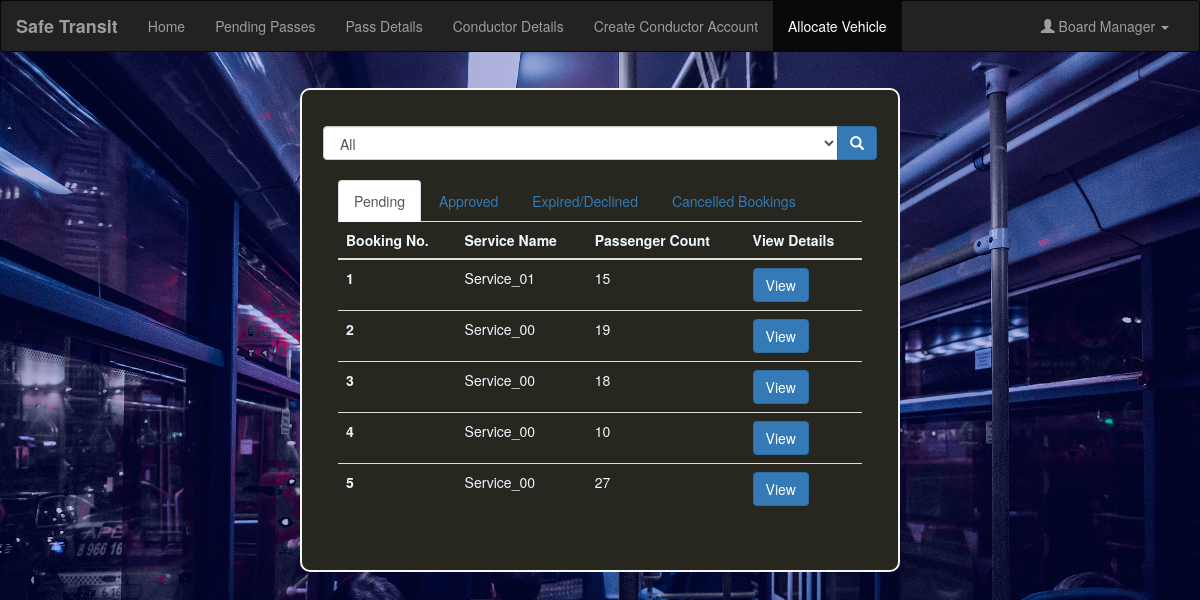
The app's page /board_manager_allocate_vehicle.php (signed in) with its own data.
### tables this page shows
CREATE TABLE `booking` (
  `booking_no` int(11) NOT NULL,
  `service_no` int(11) DEFAULT NULL,
  `reason` varchar(255) NOT NULL,
  `start_date` date DEFAULT NULL,
  `end_date` date DEFAULT NULL,
  `start_time` time NOT NULL,
  `end_time` time NOT NULL,
  `pickup_district` int(11) DEFAULT NULL,
  `pickup_location` varchar(127) NOT NULL,
  `destination_district` int(11) DEFAULT NULL,
  `destination_location` varchar(127) NOT NULL,
  `passenger_count` int(127) NOT NULL DEFAULT '0',
  `state` tinyint(7) NOT NULL DEFAULT '0',
  `booked_conductor_no` int(11) DEFAULT NULL,
  `flag` tinyint(2) NOT NULL DEFAULT '0'
);

CREATE TABLE `service` (
  `service_no` int(11) NOT NULL,
  `id` varchar(63) DEFAULT NULL,
  `name` varchar(255) DEFAULT NULL,
  `state` tinyint(3) DEFAULT NULL,
  `file_no` int(11) DEFAULT NULL
);

### includes/autoloader.inc.php (called while the page is built, shortened)
<?php
  function autoloader($className)
  {
    $path=$_SERVER['DOCUMENT_ROOT']."/OOSD-with-MVC/class";
    $extension = ".class.php";
    $fullPath = $path."/".strtolower($className).$extension;
  }
 ?>

### class/pass_tracker.class.php (called while the page is built, shortened)
<?php
require_once $_SERVER['DOCUMENT_ROOT'] . "/OOSD-with-MVC/includes/autoloader.inc.php";
class Pass_Tracker extends Tracker implements Observer
{
    private static  $instance = null;
    public static function getInstance()
    {
        if (self::$instance == null) {
            self::$instance = new Pass_Tracker();
        }
        return self::$instance;
    }
}

### class/booking_tracker.class.php (called while the page is built, shortened)
<?php
require_once $_SERVER['DOCUMENT_ROOT']."/OOSD-with-MVC/includes/autoloader.inc.php";
class Booking_Tracker extends Tracker implements Observer
{
    private static $instance = null;
    public static function getInstance()
    {
        if (self::$instance == null) {
            self::$instance = new Booking_Tracker();
        }
        return self::$instance;
    }
    public function getBooking($booking_no){
        $booking = new Booking();
        $details = Booking_Controller::getInstance()->getBookingDetails($booking_no);
        $booking->setValues($booking_no, $details["service_no"], $details["reason"], $details["start_date"],
            $details["end_date"], $details["start_time"], $details["end_time"], $details["pickup_district"],
            $details["pickup_location"], $details["destination_district"], $details["destination_location"],
            $details["passenger_count"], $details["state"],  $details["booked_conductor_no"], $details['flag']);
        return $booking;
    }
    public function getBookingsForDistrict($district_no){
        $bookings_arr = array();
        $bookings = Booking_Controller::getInstance()->getBookingsForDistrict($district_no);
        foreach ($bookings as $booking){
            array_push($bookings_arr, $this->getBooking($booking['booking_no']));
        }
        return $bookings_arr;
    }
}

### class/essentialServiceTracker.class.php (called while the page is built, shortened)
<?php
require_once $_SERVER['DOCUMENT_ROOT']."/OOSD-with-MVC/includes/autoloader.inc.php";
class EssentialServiceTracker extends Tracker{
    private static  $instance = null;
    public static function getInstance(){
        if (self::$instance == null) {
            self::$instance = new EssentialServiceTracker();
        }
        return self::$instance;
    }
    public function getServiceName($service_no){
        $y = Service_Model::getInstance()->getServiceName_FromModel($service_no);
        return $y['name'];
    }
}

### class/conductor_tracker.class.php (called while the page is built, shortened)
<?php
require_once $_SERVER['DOCUMENT_ROOT']."/OOSD-with-MVC/includes/autoloader.inc.php";
class Conductor_Tracker extends Tracker{
    private static  $instance = null;
    public static function getInstance(){
        if (self::$instance == null) {
            self::$instance = new Conductor_Tracker();
        }
        return self::$instance;
    }
}
?>

### class/passenger_tracker.class.php (called while the page is built, shortened)
<?php
require_once $_SERVER['DOCUMENT_ROOT'] . "/OOSD-with-MVC/includes/autoloader.inc.php";
class Passenger_Tracker extends Tracker
{
    private static  $instance = null;
    public static function getInstance()
    {
        if (self::$instance == null) {
            self::$instance = new Passenger_Tracker();
        }
        return self::$instance;
    }
}

### class/board_manager_view.class.php (called while the page is built, shortened)
<?php
require_once $_SERVER['DOCUMENT_ROOT'] . "/OOSD-with-MVC/includes/autoloader.inc.php";
class Board_Manager_View extends Board_Manager_Model
{
    private $board_manager;
    private $board_manager_controller;
    public function __construct()
    {
        $this->board_manager = new Board_Manager($_SESSION['user_Id']);
        $this->board_manager_controller = new Board_Manager_Controller();
    }
    public function getBookingsDetails($district_no)
    {
        $details = array(
            "name" => $this->board_manager->getName(),
            "bookingsArray" => Booking_Tracker::getInstance()->getBookingsForDistrict($district_no),
            "districts" => $this->board_manager_controller->getDistrictArray()
        );
        return $details;
    }
}

### class/board_manager.class.php (called while the page is built, shortened)
<?php
require_once $_SERVER['DOCUMENT_ROOT']."/OOSD-with-MVC/includes/autoloader.inc.php";
class Board_Manager extends Transport_Board_User {
    private $name;
    public function __construct($uid)
    {
        $this->name = "Board Manager";
    }
    public function getName()
    {
        return $this->name;
    }
}

### class/booking_controller.class.php (called while the page is built, shortened)
<?php
require_once $_SERVER['DOCUMENT_ROOT']."/OOSD-with-MVC/includes/autoloader.inc.php";
class Booking_Controller extends Booking_Model{
    private static  $instance;
    public static function getInstance(){
        if (self::$instance == null) {
            self::$instance = new Booking_Controller();
        }
        return self::$instance;
    }
    public function getBookingDetails($booking_no){
        return $this->getBookingDetailsFromModel($booking_no);
    }
    public function getBookingsForDistrict($district_no){
        if($district_no==0){
            return $this->getBookingsArrayFromModel();
        }else{
            return $this->getBookingsArrayForPickupFromModel($district_no);
        }
    }
}

### class/dbh.class.php (called while the page is built)
<?php
class Dbh{
    private $host = "localhost";
    private $user = "root";
    private $pwd = "root";
    private $dbName = "safe_transit";
    protected function connect(){
        $dsn = "mysql:host=" . $this->host . ";dbname=" . $this->dbName;
        $pdo = new PDO($dsn, $this->user, $this->pwd);
        $pdo->setAttribute(PDO::ATTR_DEFAULT_FETCH_MODE, PDO::FETCH_ASSOC);
        return $pdo;
    }
}

### class/booking_model.class.php (called while the page is built, shortened)
<?php
require_once "dbh.class.php";
class Booking_Model extends Dbh
{
    protected function getBookingDetailsFromModel($booking_no)
    {
        $sql = "SELECT * FROM booking WHERE booking_no = $booking_no";
        $stmt = $this->connect()->query($sql);
        $record = $stmt->fetch();
        return $record;
    }
    protected function getBookingsArrayFromModel(){
        $stmt = $this->connect()->prepare("SELECT * FROM Booking");
        $stmt->execute();
        $booking_array = $stmt->fetchAll(PDO::FETCH_ASSOC);
        return $booking_array;
    }
}
?>

### class/board_manager_model.class.php (called while the page is built, shortened)
<?php
require_once $_SERVER['DOCUMENT_ROOT']."/OOSD-with-MVC/class/dbh.class.php";
class Board_Manager_Model extends Dbh
{
    public function getDistrictArray(){
        $query = "SELECT * FROM district";
        $stmt = $this->connect()->prepare($query);
        $stmt->execute();
        $district_list = $stmt->fetchAll(PDO::FETCH_ASSOC);
        return $district_list;
    }
}

### class/booking.class.php (called while the page is built, shortened)
<?php
require_once $_SERVER['DOCUMENT_ROOT']."/OOSD-with-MVC/includes/autoloader.inc.php";
class Booking{
    private $booking_no;
    private $service_no;
    private $passenger_count;
    public function setValues($booking_no, $service_no, $reason, $start_date, $end_date, $start_time, $end_time,
                              $pickup_district, $pickup_location, $destination_district, $destination_location,
                              $passenger_count, $state, $booked_conductor_no, $flag){
        $this->booking_no = $booking_no;
        $this->service_no = $service_no;
        $this->passenger_count = $passenger_count;
    }
    public function getBookingNo()
    {
        return $this->booking_no;
    }
    public function getServiceNo()
    {
        return $this->service_no;
    }
    public function getPassengerCount()
    {
        return $this->passenger_count;
    }
}

### class/service_model.class.php (called while the page is built, shortened)
<?php
require_once "dbh.class.php";
class Service_Model extends Dbh
{
    private static  $instance;
    public static function getInstance(){
        if (self::$instance == null) {
            self::$instance = new Service_Model();
        }
        return self::$instance;
    }
    public function getServiceName_FromModel($service_no)
    {
        $stmt = $this->connect()->query("SELECT name FROM service WHERE service_no = $service_no");
        $serviceName = $stmt->fetch();
        return $serviceName;
    }
}

### board_manager_allocate_vehicle.php (the view, shortened to what this page needs)
<?php
require_once $_SERVER['DOCUMENT_ROOT'] . "/OOSD-with-MVC/includes/autoloader.inc.php";
$board_manager_view = new Board_Manager_View();
if (isset($_GET['district_no'])) {
    $details = $board_manager_view->getBookingsDetails($_GET['district_no']);
} else {
    $details = $board_manager_view->getBookingsDetails(null);
}
$bookings = $details['bookingsArray'];
$pending_bookings = array();
$approved_bookings = array();
$declined_bookings = array();
$cancelled_bookings = array();
foreach ($bookings as $booking) {
    if ($booking->getState() == 0) {
        array_push($pending_bookings, $booking);
    } elseif ($booking->getState() == 1) {
        if ($booking->getflag() == 0) {
            array_push($approved_bookings, $booking);
        } else {
            array_push($cancelled_bookings, $booking);
        }
    } else {
        array_push($declined_bookings, $booking);
    }
}
?>
<!DOCTYPE html>
<html lang="en">
<head>
    <link rel="stylesheet" href="https://maxcdn.bootstrapcdn.com/bootstrap/3.3.7/css/bootstrap.min.css">
    <link rel="stylesheet" href="css/board_manager_allocate_vehicle.css">
</head>
<body>
    <div class="navbar navbar-inverse">
        <div class="container-fluid">
            <div class="row">
                <div class="col-lg-12">
                    <div class="navbar-header">
                        <strong class="navbar-brand">Safe Transit</strong>
                    </div>
                    <div class="navbar-collapse collapse" id="mobile_menu">
                        <ul class="nav navbar-nav">
                            <li><a href="board_manager_home.php">Home</a></li>
                            <li><a href="board_manager_pending_passes.php">Pending Passes</a></li>
                            <li><a href="board_manager_pass_details.php">Pass Details</a></li>
                            <li><a href="board_manager_conductor_details.php?show=none">Conductor Details</a></li>
                            <li><a href="board_manager_create_conductor.php">Create Conductor Account</a></li>
                            <li class="active"><a href="board_manager_allocate_vehicle.php">Allocate Vehicle</a></li>
                        </ul>
                        <ul class="nav navbar-nav navbar-right">
                            <li><a href="#" class="dropdown-toggle" data-toggle="dropdown"><span class="glyphicon glyphicon-user"></span> <?= $details['name']  ?> <span class="caret"></span></a>
                            </li>
                        </ul>
                    </div>
                </div>
            </div>
        </div>
    </div>
    <div class="container">
        <form action="board_manager_allocate_vehicle.php" method="GET">
            <div class="row">
                <div class="input-group">
                    <select name="district_no" id="district" class="form-control">
                        <option value="0">All</option>
                    </select>
                    <div class="input-group-btn">
                        <button class="btn btn-primary" type="submit">
                            <span class="glyphicon glyphicon-search"></span>
                        </button>
                    </div>
                </div>
            </div>
        </form>
        <br>
        <ul class="nav nav-tabs">
            <li class="active"><a href="#pending" data-toggle="tab">Pending</a></li>
            <li><a href="#approved" data-toggle="tab">Approved</a></li>
            <li><a href="#expired" data-toggle="tab">Expired/Declined</a></li>
            <li><a href="#declined" data-toggle="tab">Cancelled Bookings</a></li>
        </ul>
        <div class="tab-content">
            <div id="pending" class="tab-pane fade in active">
                <div class="List of info">
                    <ul class="list-group action-list-group">
                        <table class="table">
                            <thead>
                                <tr>
                                    <th scope="col">Booking No.</th>
                                    <th scope="col">Service Name</th>
                                    <th scope="col">Passenger Count</th>
                                    <th scope="col">View Details</th>
                                </tr>
                            </thead>
                            <tbody>
                                <?php
                                $row = 0;
                                foreach ($pending_bookings as $booking) :
                                    $service = EssentialServiceTracker::getInstance()->getServiceName($booking->getServiceNo());
                                    $passenger_cnt = $booking->getPassengerCount();
                                    $row++;
                                ?>
                                    <tr>
                                        <th scope="row"><?= $row ?></th>
                                        <td><?= $service ?></td>
                                        <td><?= $passenger_cnt ?></td>
                                        <td>
                                            <a class="btn btn-primary" href="board_manager_allocate_vehicle_view.php?booking_no=<?= $booking->getBookingNo() ?>">View</a>
                                        </td>
                                    </tr>
                                <?php endforeach; ?>
                            </tbody>
                        </table>
                    </ul>
                </div>
            </div>
        </div>
    </div>
</body>
</html>

### css/board_manager_allocate_vehicle.css (style rules this page uses)
body { background-color: violet; background: url("../img/PassBlue.jpg") no-repeat center fixed; background-size: cover; }
.container { width: 50%; background-color: rgb(39, 39, 32); padding: 3%; color: aliceblue; margin-top: 3%; border-style: ridge; border: 2px solid whitesmoke; border-radius: 10px; }

### records on screen
booking: service_no.name "Service_01", passenger_count "15"
booking: service_no.name "Service_00", passenger_count "19"
booking: service_no.name "Service_00", passenger_count "18"
booking: service_no.name "Service_00", passenger_count "10"
booking: service_no.name "Service_00", passenger_count "27"

### other values on screen
$details['name'] "Board Manager"
